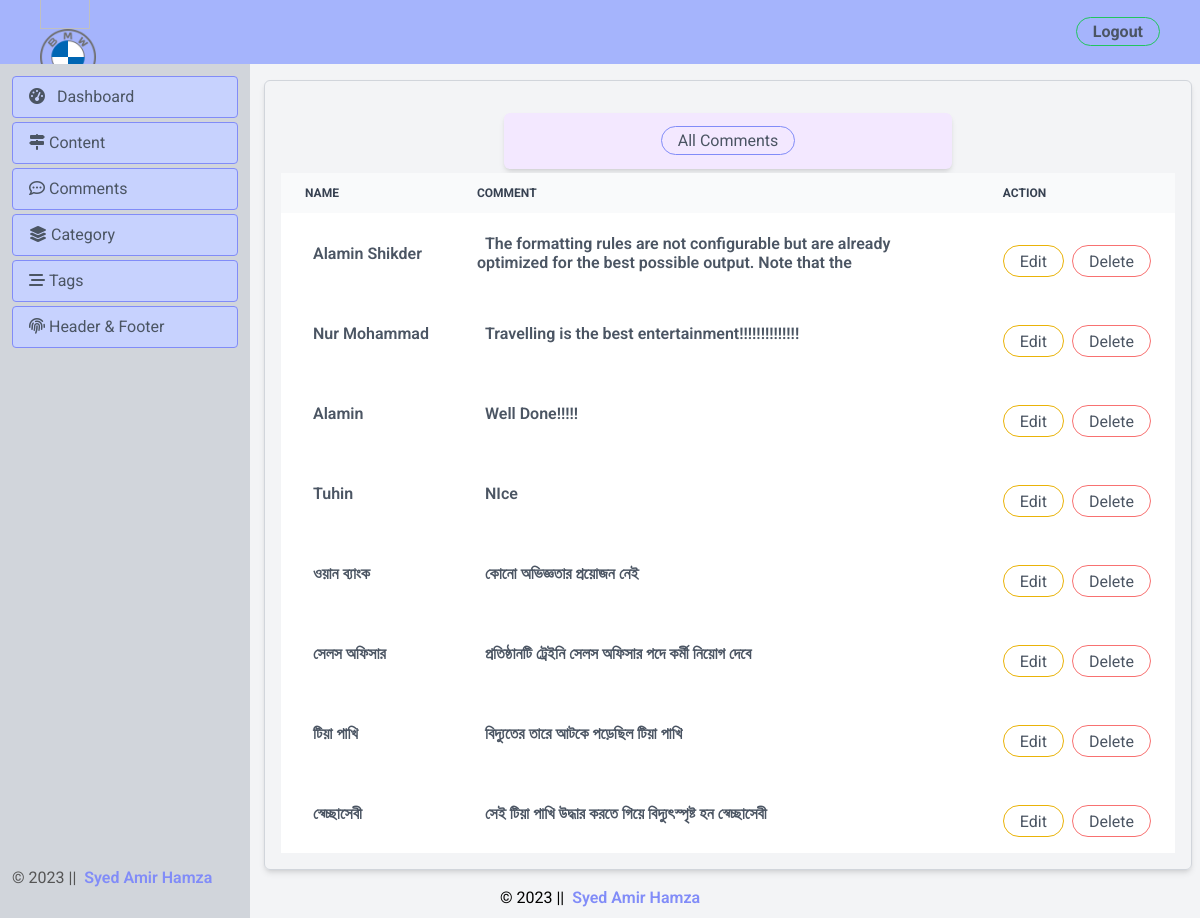
The page /backend/comment.php (signed in) on the database its author committed.
### tables this page shows
CREATE TABLE `header_footer` (
  `id` int(11) NOT NULL,
  `name` varchar(255) NOT NULL,
  `logo_path` varchar(255) NOT NULL
);

CREATE TABLE `comments` (
  `id` int(11) NOT NULL,
  `name` varchar(255) DEFAULT 'Mr. Commentor',
  `comment` text DEFAULT NULL,
  `post_id` int(11) DEFAULT NULL,
  `created_at` timestamp NOT NULL DEFAULT current_timestamp()
);

### backend/comment.php (the view, shortened to what this page needs)
<?php include 'layout/header.php'; ?>
<?php
include 'db_connection.php';
?>
<div class="flex flex-col">
  <div class="">
    <?php include 'layout/nav.php'; ?>
  </div>
  <div class="flex">
    <div class="">
      <?php include 'layout/sidebar.php'; ?>
    </div>
    <main class="p-2 ml-64 mt-16">
      <div class="p-4 rounded-md shadow-md border border-gray-300 justify-between mt-2 ">
        <body class="bg-gray-100 ">
          <div class="max-w-md mx-auto bg-purple-100 p-4 rounded-md shadow-md mb-1 text-center mt-4">
            <a href="#"
              class="border border-indigo-400 rounded-3xl text-gray-600 px-4 py-1 hover:bg-indigo-400 transition hover:text-gray-100">
              All Comments
            </a>
          </div>
          <div class="w-full">
            <?php
            $sql = "SELECT * FROM comments";
            $result = $conn->query($sql);
            if ($result->num_rows > 0): ?>
              <table class="w-full  text-left rtl:text-right text-gray-500 ">
                <thead class="text-xs text-gray-700 uppercase bg-gray-50 dark:bg-gray-700 ">
                  <tr>
                    <th scope="col" class="px-6 py-3">
                      Name
                    </th>
                    <th scope="col" class="px-6 py-3">
                      Comment
                    </th>
                    <th scope="col" class="px-6 py-3">
                      Action
                    </th>
                  </tr>
                </thead>
                <?php while ($row = $result->fetch_assoc()): ?>
                  <tbody>
                    <tr class="bg-white dark:bg-gray-800 hover:bg-gray-50 dark:hover:bg-gray-600">
                      <th scope="row" class="px-6 py-4 font-medium text-gray-900 whitespace-nowrap dark:text-white">
                        <span class="ml-2 mb-2 font-semibold  text-gray-600">
                          <?php echo $row["name"]; ?>
                        </span>
                      </th>
                      <td class="px-6 py-4">
                        <span class="ml-2 mb-2 font-semibold  text-gray-600">
                          <?php echo $row["comment"]; ?><br>
                        </span>
                      </td>
                      <td class="px-6 py-4 text-right">
                        <div class="flex gap-2 mt-4">
                          <a href="edit_comment.php?id=<?php echo $row['id']; ?>"
                            class=" h-8 border border-yellow-500 rounded-3xl text-gray-600 px-4 py-[6px] hover:bg-yellow-500 transition hover:text-gray-100">Edit
                          </a>
                          <button onclick="deleteCommentJs(<?php echo $row['id']; ?>)"
                            class=" h-8 border border-red-400 rounded-3xl text-gray-600 px-4 hover:bg-red-400 transition hover:text-gray-100">Delete
                          </button>
                        </div>
                      </td>
                    </tr>
                  </tbody>
                <?php endwhile; ?>
              <?php else: ?>
                <p>No data found</p>
              <?php endif; ?>
            </table>
          </div>
      </div>
  </div>
</div>
</body>
<div class=" h-8">
  <?php include 'layout/footer_part_backend.php'; ?>
</div>
</body>
</html>

### backend/layout/nav.php
<?php
include '../db_connection.php';
$sql = "SELECT * FROM header_footer LIMIT 1";
$result = $conn->query($sql);
if ($result->num_rows > 0) {
    $row = $result->fetch_assoc();
    ?>
    <div class="bg-indigo-300 h-16 flex justify-between items-center fixed w-full top-0 ">
<div class="w-full flex items-center justify-between">
<div class=" ml-10">
        <img src="<?php  ?>" alt="" width="50">
        <a href="dashboard.php">
        <?php echo '<img class="w-14 h-14" src="' . $row['logo_path'] . '" alt="Logo">'; ?>
        </a>
    </div>
    <div class="text-right font-bold mr-10 "><a class="border border-green-500 rounded-3xl text-gray-600 px-4 py-1 hover:bg-green-500 transition hover:text-gray-100"
      href="../logout.php">Logout</a>
    </div>
</div>
  </div>
    <?php
} else {
}
?>

### backend/layout/footer_part_backend.php (shortened to what this page needs)
    <?php
include 'db_connection.php';
$sql = "SELECT * FROM header_footer LIMIT 1";
$getLOgo = $conn->query($sql);
if ($getLOgo->num_rows > 0) {
    $row = $getLOgo->fetch_assoc();
}
?>
    <footer class=" h-10 mb-2">
    <div class="flex items-center h-full justify-center">
        <p> &copy;
          <span>
            <?php
              $currentYear = date('Y');
              echo $currentYear;
            ?> || &nbsp;
          </span>
          <span class=" font-semibold text-indigo-600">
            <?php
                echo '<h1 class="font-semibold text-indigo-400">' . $row['name'] . '</h1>';
            ?>
          </span>
        </p>
      </div>
    </footer>

### backend/layout/style.css (style rules this page uses)
* { box-sizing: border-box; margin: 0; padding: 0; }
body { min-height: 80vh; font-family: "Roboto", sans-serif; }

### rows shown on the page
header_footer: logo_path (picture), name "Syed Amir Hamza Syed Amir Hamza"
comments: name "Alamin Shikder", comment "The formatting rules are not configurable but are already optimized for the best possible output. Note that the"
comments: name "Nur Mohammad", comment "Travelling is the best entertainment!!!!!!!!!!!!!!"
comments: name "Alamin", comment "Well Done!!!!!"
comments: name "Tuhin", comment "NIce"
comments: name "ওয়ান ব্যাংক", comment "কোনো অভিজ্ঞতার প্রয়োজন নেই"
comments: name "সেলস অফিসার", comment "প্রতিষ্ঠানটি ট্রেইনি সেলস অফিসার পদে কর্মী নিয়োগ দেবে"
comments: name "টিয়া পাখি", comment "বিদ্যুতের তারে আটকে পড়েছিল টিয়া পাখি"
comments: name "স্বেচ্ছাসেবী", comment "সেই টিয়া পাখি উদ্ধার করতে গিয়ে বিদ্যুৎস্পৃষ্ট হন স্বেচ্ছাসেবী"
